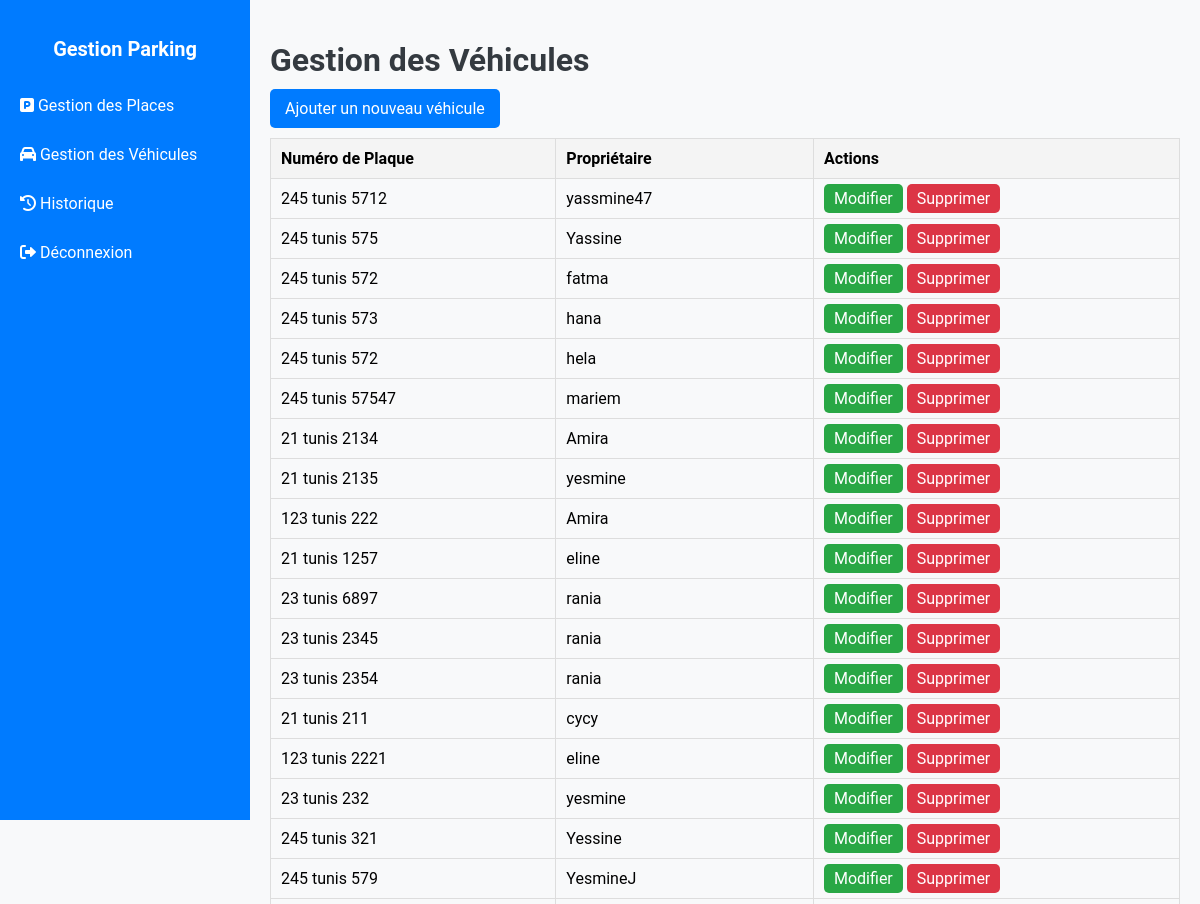
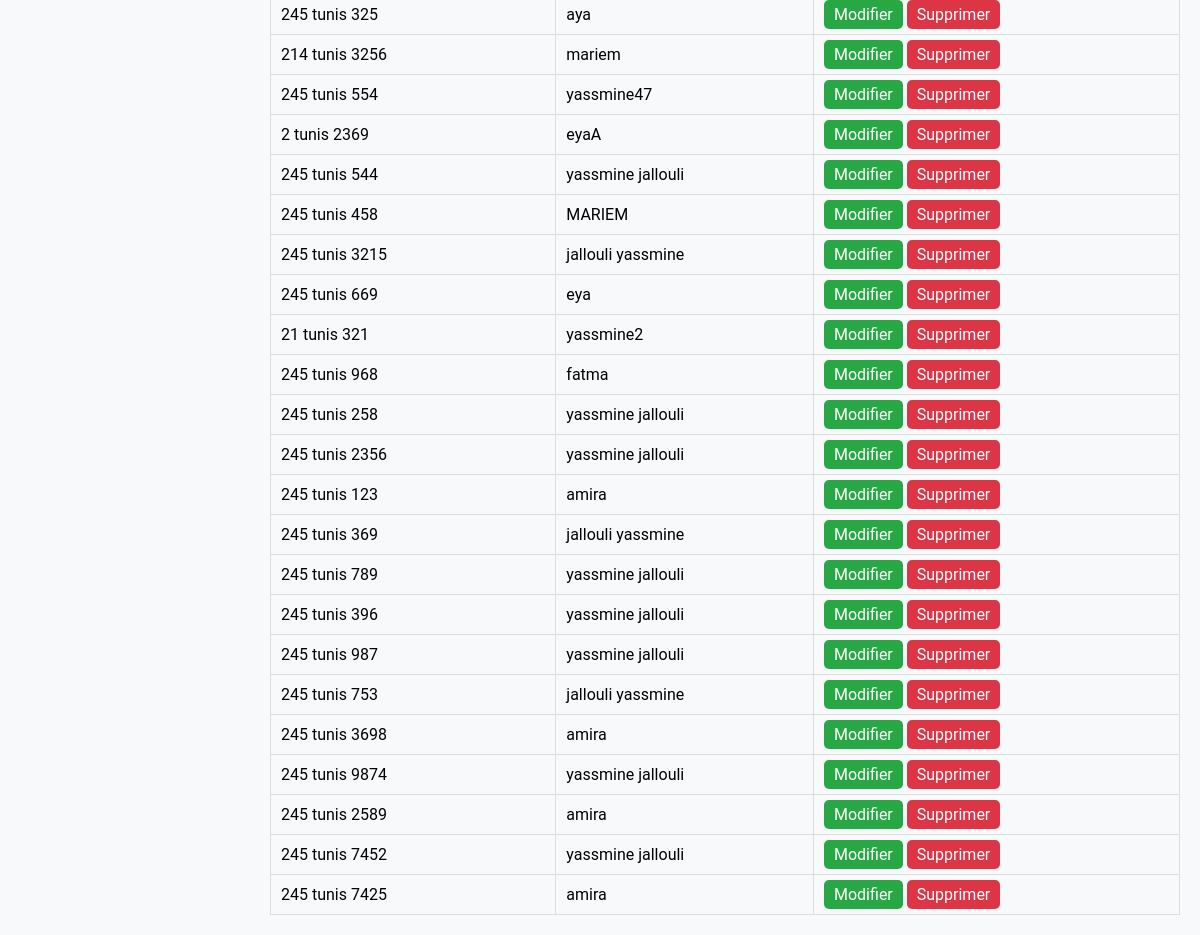
Page /admin/gestion_vehicules.php (signed in) on the committed database (2 pictures, top to bottom).
### tables this page shows
CREATE TABLE `vehicules` (
  `ID` int(11) NOT NULL,
  `plaque` varchar(20) NOT NULL,
  `proprietaire` varchar(100) NOT NULL,
  `telephone` varchar(15) NOT NULL
);

### admin/gestion_vehicules.php (the view, shortened to what this page needs)
<?php
include('../db_connect.php');
$sql = "SELECT * FROM vehicules";
$stmt = $conn->prepare($sql);
if ($stmt->execute()) {
    $vehicules = $stmt->fetchAll(PDO::FETCH_ASSOC);
} else {
    $vehicules = [];
}
?>
<!DOCTYPE html>
<html lang="fr">
<head>
    <link rel="stylesheet" href="https://cdnjs.cloudflare.com/ajax/libs/font-awesome/6.0.0-beta3/css/all.min.css">
</head>
<body>
    <div class="sidebar">
        <h2>Gestion Parking</h2>
        <ul>
            <li><a href="gestion_places.php"><i class="fas fa-parking"></i> Gestion des Places</a></li>
            <li><a href="gestion_vehicules.php"><i class="fas fa-car"></i> Gestion des Véhicules</a></li>
            <li><a href="../historique_stationnements.php"><i class="fas fa-history"></i> Historique</a></li>
            <li><a href="../logout.php"><i class="fas fa-sign-out-alt"></i> Déconnexion</a></li>
        </ul>
    </div>
    <div class="main-content">
        <h1>Gestion des Véhicules</h1>
        <a href="../ajouter_vehicule.php" class="btn-ajouter">Ajouter un nouveau véhicule</a>
        <table>
            <thead>
                <tr>
                    <th>Numéro de Plaque</th>
                    <th>Propriétaire</th>
                    <th>Actions</th>
                </tr>
            </thead>
            <tbody>
                <?php if (!empty($vehicules)): ?>
                    <?php foreach ($vehicules as $vehicule): ?>
                        <tr>
                            <td><?= htmlspecialchars($vehicule['plaque']) ?></td>
                            <td><?= htmlspecialchars($vehicule['proprietaire']) ?></td>
                            <td>
                                <a href="modifier_vehicule.php?id=<?= $vehicule['ID'] ?>" class="btn-modifier">Modifier</a>
                                <a href="#" onclick="confirmerSuppression(event, 'supprimer_vehicule.php?id=<?= $vehicule['ID'] ?>')" class="btn-supprimer">Supprimer</a>
                            </td>
                        </tr>
                    <?php endforeach; ?>
                <?php else: ?>
                    <tr>
                        <td colspan="3">Aucun véhicule trouvé.</td>
                    </tr>
                <?php endif; ?>
            </tbody>
        </table>
    </div>
</body>
</html>

### admin/gestion_vehicules.php (style rules this page uses)
body { font-family: 'Roboto', sans-serif; margin: 0; padding: 0; background-color: #f8f9fa; }
.sidebar { width: 250px; height: 100vh; background-color: #007bff; position: fixed; top: 0; left: 0; padding-top: 20px; color: white; }
.sidebar h2 { text-align: center; margin-bottom: 20px; font-size: 20px; font-weight: bold; }
.sidebar ul { list-style-type: none; padding: 0; }
.sidebar ul li { padding: 15px 20px; }
.sidebar ul li a { text-decoration: none; color: white; display: block; font-size: 16px; }
.main-content { margin-left: 250px; padding: 20px; }
h1 { color: #343a40; margin-bottom: 20px; }
.btn-ajouter { background-color: #007bff; color: white; text-decoration: none; padding: 10px 15px; border-radius: 5px; font-size: 16px; }
table { width: 100%; border-collapse: collapse; margin-top: 20px; }
th, td { padding: 10px; text-align: left; border: 1px solid #ddd; }
th { background-color: #f4f4f4; }
.btn-modifier { background-color: #28a745; color: white; text-decoration: none; padding: 5px 10px; border-radius: 5px; }
.btn-supprimer { background-color: #dc3545; color: white; text-decoration: none; padding: 5px 10px; border-radius: 5px; }

### rows in the picture
vehicules: plaque "245 tunis 5712", proprietaire "yassmine47"
vehicules: plaque "245 tunis 575", proprietaire "Yassine"
vehicules: plaque "245 tunis 572", proprietaire "fatma"
vehicules: plaque "245 tunis 573", proprietaire "hana"
vehicules: plaque "245 tunis 572", proprietaire "hela"
vehicules: plaque "245 tunis 57547", proprietaire "mariem"
vehicules: plaque "21 tunis 2134", proprietaire "Amira"
vehicules: plaque "21 tunis 2135", proprietaire "yesmine"
vehicules: plaque "123 tunis 222", proprietaire "Amira"
vehicules: plaque "21 tunis 1257", proprietaire "eline"
vehicules: plaque "23 tunis 6897", proprietaire "rania"
vehicules: plaque "23 tunis 2345", proprietaire "rania"
vehicules: plaque "23 tunis 2354", proprietaire "rania"
vehicules: plaque "21 tunis 211", proprietaire "cycy"
vehicules: plaque "123 tunis 2221", proprietaire "eline"
vehicules: plaque "23 tunis 232", proprietaire "yesmine"
vehicules: plaque "245 tunis 321", proprietaire "Yessine"
vehicules: plaque "245 tunis 579", proprietaire "YesmineJ"
vehicules: plaque "245 tunis 325", proprietaire "aya"
vehicules: plaque "214 tunis 3256", proprietaire "mariem"
vehicules: plaque "245 tunis 554", proprietaire "yassmine47"
vehicules: plaque "2 tunis 2369", proprietaire "eyaA"
vehicules: plaque "245 tunis 544", proprietaire "yassmine jallouli"
vehicules: plaque "245 tunis 458", proprietaire "MARIEM"
vehicules: plaque "245 tunis 3215", proprietaire "jallouli yassmine"
vehicules: plaque "245 tunis 669", proprietaire "eya"
vehicules: plaque "21 tunis 321", proprietaire "yassmine2"
vehicules: plaque "245 tunis 968", proprietaire "fatma"
vehicules: plaque "245 tunis 258", proprietaire "yassmine jallouli"
vehicules: plaque "245 tunis 2356", proprietaire "yassmine jallouli"
vehicules: plaque "245 tunis 123", proprietaire "amira"
vehicules: plaque "245 tunis 369", proprietaire "jallouli yassmine"
vehicules: plaque "245 tunis 789", proprietaire "yassmine jallouli"
vehicules: plaque "245 tunis 396", proprietaire "yassmine jallouli"
vehicules: plaque "245 tunis 987", proprietaire "yassmine jallouli"
vehicules: plaque "245 tunis 753", proprietaire "jallouli yassmine"
vehicules: plaque "245 tunis 3698", proprietaire "amira"
vehicules: plaque "245 tunis 9874", proprietaire "yassmine jallouli"
vehicules: plaque "245 tunis 2589", proprietaire "amira"
vehicules: plaque "245 tunis 7452", proprietaire "yassmine jallouli"
vehicules: plaque "245 tunis 7425", proprietaire "amira"
